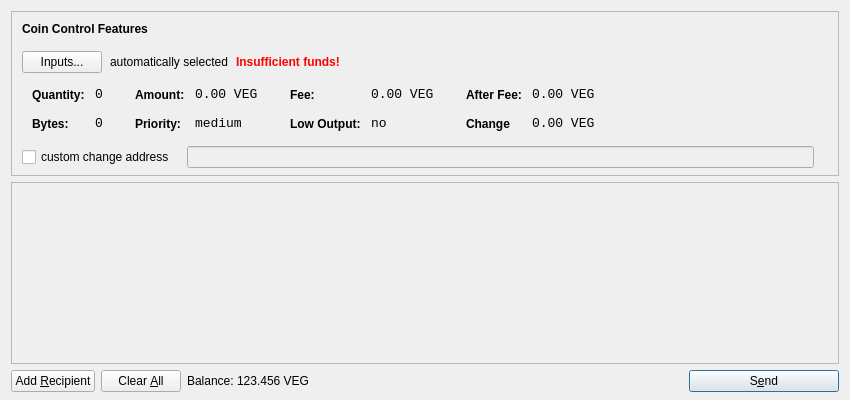
<?xml version="1.0" encoding="UTF-8"?>
<ui version="4.0">
 <class>SendCoinsDialog</class>
 <widget class="QDialog" name="SendCoinsDialog">
  <property name="geometry">
   <rect>
    <x>0</x>
    <y>0</y>
    <width>850</width>
    <height>400</height>
   </rect>
  </property>
  <property name="windowTitle">
   <string>Send Coins</string>
  </property>
  <layout class="QVBoxLayout" name="verticalLayout" stretch="0,1,0">
   <property name="bottomMargin">
    <number>8</number>
   </property>
   <item>
    <widget class="QFrame" name="frameCoinControl">
     <property name="sizePolicy">
      <sizepolicy hsizetype="Expanding" vsizetype="Expanding">
       <horstretch>0</horstretch>
       <verstretch>0</verstretch>
      </sizepolicy>
     </property>
     <property name="maximumSize">
      <size>
       <width>16777215</width>
       <height>16777215</height>
      </size>
     </property>
     <property name="frameShape">
      <enum>QFrame::StyledPanel</enum>
     </property>
     <property name="frameShadow">
      <enum>QFrame::Sunken</enum>
     </property>
     <layout class="QVBoxLayout" name="verticalLayoutCoinControl2">
      <property name="spacing">
       <number>-1</number>
      </property>
      <property name="leftMargin">
       <number>0</number>
      </property>
      <property name="topMargin">
       <number>0</number>
      </property>
      <property name="rightMargin">
       <number>0</number>
      </property>
      <property name="bottomMargin">
       <number>6</number>
      </property>
      <item>
       <layout class="QVBoxLayout" name="verticalLayoutCoinControl" stretch="0,0,0,0,1">
        <property name="spacing">
         <number>0</number>
        </property>
        <property name="leftMargin">
         <number>10</number>
        </property>
        <property name="topMargin">
         <number>10</number>
        </property>
        <item>
         <layout class="QHBoxLayout" name="horizontalLayoutCoinControl1">
          <property name="bottomMargin">
           <number>15</number>
          </property>
          <item>
           <widget class="QLabel" name="labelCoinControlFeatures">
            <property name="sizePolicy">
             <sizepolicy hsizetype="Preferred" vsizetype="Maximum">
              <horstretch>0</horstretch>
              <verstretch>0</verstretch>
             </sizepolicy>
            </property>
            <property name="font">
             <font>
              <weight>75</weight>
              <bold>true</bold>
             </font>
            </property>
            <property name="styleSheet">
             <string notr="true">font-weight:bold;</string>
            </property>
            <property name="text">
             <string>Coin Control Features</string>
            </property>
           </widget>
          </item>
         </layout>
        </item>
        <item>
         <layout class="QHBoxLayout" name="horizontalLayoutCoinControl2" stretch="0,0,0,0">
          <property name="spacing">
           <number>8</number>
          </property>
          <property name="bottomMargin">
           <number>10</number>
          </property>
          <item>
           <widget class="QPushButton" name="pushButtonCoinControl">
            <property name="styleSheet">
             <string notr="true"/>
            </property>
            <property name="text">
             <string>Inputs...</string>
            </property>
           </widget>
          </item>
          <item>
           <widget class="QLabel" name="labelCoinControlAutomaticallySelected">
            <property name="text">
             <string>automatically selected</string>
            </property>
            <property name="margin">
             <number>5</number>
            </property>
           </widget>
          </item>
          <item>
           <widget class="QLabel" name="labelCoinControlInsuffFunds">
            <property name="font">
             <font>
              <weight>75</weight>
              <bold>true</bold>
             </font>
            </property>
            <property name="styleSheet">
             <string notr="true">color:red;font-weight:bold;</string>
            </property>
            <property name="text">
             <string>Insufficient funds!</string>
            </property>
            <property name="margin">
             <number>5</number>
            </property>
           </widget>
          </item>
          <item>
           <spacer name="horizontalSpacerCoinControl">
            <property name="orientation">
             <enum>Qt::Horizontal</enum>
            </property>
            <property name="sizeHint" stdset="0">
             <size>
              <width>40</width>
              <height>1</height>
             </size>
            </property>
           </spacer>
          </item>
         </layout>
        </item>
        <item>
         <widget class="QWidget" name="widgetCoinControl" native="true">
          <property name="sizePolicy">
           <sizepolicy hsizetype="Preferred" vsizetype="Preferred">
            <horstretch>0</horstretch>
            <verstretch>0</verstretch>
           </sizepolicy>
          </property>
          <property name="minimumSize">
           <size>
            <width>0</width>
            <height>0</height>
           </size>
          </property>
          <property name="styleSheet">
           <string notr="true"/>
          </property>
          <layout class="QHBoxLayout" name="horizontalLayoutCoinControl5">
           <property name="margin">
            <number>0</number>
           </property>
           <item>
            <layout class="QHBoxLayout" name="horizontalLayoutCoinControl3" stretch="0,0,0,1">
             <property name="spacing">
              <number>20</number>
             </property>
             <property name="topMargin">
              <number>0</number>
             </property>
             <property name="bottomMargin">
              <number>10</number>
             </property>
             <item>
              <layout class="QFormLayout" name="formLayoutCoinControl1">
               <property name="horizontalSpacing">
                <number>10</number>
               </property>
               <property name="verticalSpacing">
                <number>14</number>
               </property>
               <property name="leftMargin">
                <number>10</number>
               </property>
               <property name="topMargin">
                <number>4</number>
               </property>
               <property name="rightMargin">
                <number>6</number>
               </property>
               <item row="0" column="0">
                <widget class="QLabel" name="labelCoinControlQuantityText">
                 <property name="styleSheet">
                  <string notr="true">font-weight:bold;</string>
                 </property>
                 <property name="text">
                  <string>Quantity:</string>
                 </property>
                 <property name="margin">
                  <number>0</number>
                 </property>
                </widget>
               </item>
               <item row="0" column="1">
                <widget class="QLabel" name="labelCoinControlQuantity">
                 <property name="font">
                  <font>
                   <family>Monospace</family>
                   <pointsize>10</pointsize>
                  </font>
                 </property>
                 <property name="cursor">
                  <cursorShape>IBeamCursor</cursorShape>
                 </property>
                 <property name="contextMenuPolicy">
                  <enum>Qt::ActionsContextMenu</enum>
                 </property>
                 <property name="text">
                  <string>0</string>
                 </property>
                 <property name="margin">
                  <number>0</number>
                 </property>
                 <property name="textInteractionFlags">
                  <set>Qt::LinksAccessibleByMouse|Qt::TextSelectableByKeyboard|Qt::TextSelectableByMouse</set>
                 </property>
                </widget>
               </item>
               <item row="1" column="0">
                <widget class="QLabel" name="labelCoinControlBytesText">
                 <property name="styleSheet">
                  <string notr="true">font-weight:bold;</string>
                 </property>
                 <property name="text">
                  <string>Bytes:</string>
                 </property>
                </widget>
               </item>
               <item row="1" column="1">
                <widget class="QLabel" name="labelCoinControlBytes">
                 <property name="font">
                  <font>
                   <family>Monospace</family>
                   <pointsize>10</pointsize>
                  </font>
                 </property>
                 <property name="cursor">
                  <cursorShape>IBeamCursor</cursorShape>
                 </property>
                 <property name="contextMenuPolicy">
                  <enum>Qt::ActionsContextMenu</enum>
                 </property>
                 <property name="text">
                  <string>0</string>
                 </property>
                 <property name="textInteractionFlags">
                  <set>Qt::LinksAccessibleByMouse|Qt::TextSelectableByKeyboard|Qt::TextSelectableByMouse</set>
                 </property>
                </widget>
               </item>
              </layout>
             </item>
             <item>
              <layout class="QFormLayout" name="formLayoutCoinControl2">
               <property name="horizontalSpacing">
                <number>10</number>
               </property>
               <property name="verticalSpacing">
                <number>14</number>
               </property>
               <property name="leftMargin">
                <number>6</number>
               </property>
               <property name="topMargin">
                <number>4</number>
               </property>
               <property name="rightMargin">
                <number>6</number>
               </property>
               <item row="0" column="0">
                <widget class="QLabel" name="labelCoinControlAmountText">
                 <property name="styleSheet">
                  <string notr="true">font-weight:bold;</string>
                 </property>
                 <property name="text">
                  <string>Amount:</string>
                 </property>
                 <property name="margin">
                  <number>0</number>
                 </property>
                </widget>
               </item>
               <item row="0" column="1">
                <widget class="QLabel" name="labelCoinControlAmount">
                 <property name="font">
                  <font>
                   <family>Monospace</family>
                   <pointsize>10</pointsize>
                  </font>
                 </property>
                 <property name="cursor">
                  <cursorShape>IBeamCursor</cursorShape>
                 </property>
                 <property name="contextMenuPolicy">
                  <enum>Qt::ActionsContextMenu</enum>
                 </property>
                 <property name="text">
                  <string>0.00 VEG</string>
                 </property>
                 <property name="textInteractionFlags">
                  <set>Qt::LinksAccessibleByMouse|Qt::TextSelectableByKeyboard|Qt::TextSelectableByMouse</set>
                 </property>
                </widget>
               </item>
               <item row="1" column="0">
                <widget class="QLabel" name="labelCoinControlPriorityText">
                 <property name="styleSheet">
                  <string notr="true">font-weight:bold;</string>
                 </property>
                 <property name="text">
                  <string>Priority:</string>
                 </property>
                </widget>
               </item>
               <item row="1" column="1">
                <widget class="QLabel" name="labelCoinControlPriority">
                 <property name="font">
                  <font>
                   <family>Monospace</family>
                   <pointsize>10</pointsize>
                  </font>
                 </property>
                 <property name="cursor">
                  <cursorShape>IBeamCursor</cursorShape>
                 </property>
                 <property name="contextMenuPolicy">
                  <enum>Qt::ActionsContextMenu</enum>
                 </property>
                 <property name="text">
                  <string>medium</string>
                 </property>
                 <property name="textInteractionFlags">
                  <set>Qt::LinksAccessibleByMouse|Qt::TextSelectableByKeyboard|Qt::TextSelectableByMouse</set>
                 </property>
                </widget>
               </item>
              </layout>
             </item>
             <item>
              <layout class="QFormLayout" name="formLayoutCoinControl3">
               <property name="horizontalSpacing">
                <number>10</number>
               </property>
               <property name="verticalSpacing">
                <number>14</number>
               </property>
               <property name="leftMargin">
                <number>6</number>
               </property>
               <property name="topMargin">
                <number>4</number>
               </property>
               <property name="rightMargin">
                <number>6</number>
               </property>
               <item row="0" column="0">
                <widget class="QLabel" name="labelCoinControlFeeText">
                 <property name="styleSheet">
                  <string notr="true">font-weight:bold;</string>
                 </property>
                 <property name="text">
                  <string>Fee:</string>
                 </property>
                 <property name="margin">
                  <number>0</number>
                 </property>
                </widget>
               </item>
               <item row="0" column="1">
                <widget class="QLabel" name="labelCoinControlFee">
                 <property name="font">
                  <font>
                   <family>Monospace</family>
                   <pointsize>10</pointsize>
                  </font>
                 </property>
                 <property name="cursor">
                  <cursorShape>IBeamCursor</cursorShape>
                 </property>
                 <property name="contextMenuPolicy">
                  <enum>Qt::ActionsContextMenu</enum>
                 </property>
                 <property name="text">
                  <string>0.00 VEG</string>
                 </property>
                 <property name="textInteractionFlags">
                  <set>Qt::LinksAccessibleByMouse|Qt::TextSelectableByKeyboard|Qt::TextSelectableByMouse</set>
                 </property>
                </widget>
               </item>
               <item row="1" column="0">
                <widget class="QLabel" name="labelCoinControlLowOutputText">
                 <property name="styleSheet">
                  <string notr="true">font-weight:bold;</string>
                 </property>
                 <property name="text">
                  <string>Low Output:</string>
                 </property>
                </widget>
               </item>
               <item row="1" column="1">
                <widget class="QLabel" name="labelCoinControlLowOutput">
                 <property name="font">
                  <font>
                   <family>Monospace</family>
                   <pointsize>10</pointsize>
                  </font>
                 </property>
                 <property name="cursor">
                  <cursorShape>IBeamCursor</cursorShape>
                 </property>
                 <property name="contextMenuPolicy">
                  <enum>Qt::ActionsContextMenu</enum>
                 </property>
                 <property name="text">
                  <string>no</string>
                 </property>
                 <property name="textInteractionFlags">
                  <set>Qt::LinksAccessibleByMouse|Qt::TextSelectableByKeyboard|Qt::TextSelectableByMouse</set>
                 </property>
                </widget>
               </item>
              </layout>
             </item>
             <item>
              <layout class="QFormLayout" name="formLayoutCoinControl4">
               <property name="horizontalSpacing">
                <number>10</number>
               </property>
               <property name="verticalSpacing">
                <number>14</number>
               </property>
               <property name="leftMargin">
                <number>6</number>
               </property>
               <property name="topMargin">
                <number>4</number>
               </property>
               <property name="rightMargin">
                <number>6</number>
               </property>
               <item row="0" column="0">
                <widget class="QLabel" name="labelCoinControlAfterFeeText">
                 <property name="styleSheet">
                  <string notr="true">font-weight:bold;</string>
                 </property>
                 <property name="text">
                  <string>After Fee:</string>
                 </property>
                 <property name="margin">
                  <number>0</number>
                 </property>
                </widget>
               </item>
               <item row="0" column="1">
                <widget class="QLabel" name="labelCoinControlAfterFee">
                 <property name="font">
                  <font>
                   <family>Monospace</family>
                   <pointsize>10</pointsize>
                  </font>
                 </property>
                 <property name="cursor">
                  <cursorShape>IBeamCursor</cursorShape>
                 </property>
                 <property name="contextMenuPolicy">
                  <enum>Qt::ActionsContextMenu</enum>
                 </property>
                 <property name="text">
                  <string>0.00 VEG</string>
                 </property>
                 <property name="textInteractionFlags">
                  <set>Qt::LinksAccessibleByMouse|Qt::TextSelectableByKeyboard|Qt::TextSelectableByMouse</set>
                 </property>
                </widget>
               </item>
               <item row="1" column="0">
                <widget class="QLabel" name="labelCoinControlChangeText">
                 <property name="styleSheet">
                  <string notr="true">font-weight:bold;</string>
                 </property>
                 <property name="text">
                  <string>Change</string>
                 </property>
                </widget>
               </item>
               <item row="1" column="1">
                <widget class="QLabel" name="labelCoinControlChange">
                 <property name="font">
                  <font>
                   <family>Monospace</family>
                   <pointsize>10</pointsize>
                  </font>
                 </property>
                 <property name="cursor">
                  <cursorShape>IBeamCursor</cursorShape>
                 </property>
                 <property name="contextMenuPolicy">
                  <enum>Qt::ActionsContextMenu</enum>
                 </property>
                 <property name="text">
                  <string>0.00 VEG</string>
                 </property>
                 <property name="textInteractionFlags">
                  <set>Qt::LinksAccessibleByMouse|Qt::TextSelectableByKeyboard|Qt::TextSelectableByMouse</set>
                 </property>
                </widget>
               </item>
              </layout>
             </item>
            </layout>
           </item>
          </layout>
         </widget>
        </item>
        <item>
         <layout class="QHBoxLayout" name="horizontalLayoutCoinControl4" stretch="0,0,0">
          <property name="spacing">
           <number>12</number>
          </property>
          <property name="sizeConstraint">
           <enum>QLayout::SetDefaultConstraint</enum>
          </property>
          <property name="topMargin">
           <number>5</number>
          </property>
          <property name="rightMargin">
           <number>5</number>
          </property>
          <item>
           <widget class="QCheckBox" name="checkBoxCoinControlChange">
            <property name="text">
             <string>custom change address</string>
            </property>
           </widget>
          </item>
          <item>
           <widget class="QLineEdit" name="lineEditCoinControlChange">
            <property name="enabled">
             <bool>false</bool>
            </property>
            <property name="sizePolicy">
             <sizepolicy hsizetype="Expanding" vsizetype="Fixed">
              <horstretch>0</horstretch>
              <verstretch>0</verstretch>
             </sizepolicy>
            </property>
           </widget>
          </item>
          <item>
           <widget class="QLabel" name="labelCoinControlChangeLabel">
            <property name="sizePolicy">
             <sizepolicy hsizetype="Preferred" vsizetype="Expanding">
              <horstretch>0</horstretch>
              <verstretch>0</verstretch>
             </sizepolicy>
            </property>
            <property name="minimumSize">
             <size>
              <width>0</width>
              <height>0</height>
             </size>
            </property>
            <property name="text">
             <string/>
            </property>
            <property name="margin">
             <number>3</number>
            </property>
           </widget>
          </item>
         </layout>
        </item>
        <item>
         <spacer name="verticalSpacerCoinControl">
          <property name="orientation">
           <enum>Qt::Vertical</enum>
          </property>
          <property name="sizeHint" stdset="0">
           <size>
            <width>800</width>
            <height>1</height>
           </size>
          </property>
         </spacer>
        </item>
       </layout>
      </item>
     </layout>
    </widget>
   </item>
   <item>
    <widget class="QScrollArea" name="scrollArea">
     <property name="widgetResizable">
      <bool>true</bool>
     </property>
     <widget class="QWidget" name="scrollAreaWidgetContents">
      <property name="geometry">
       <rect>
        <x>0</x>
        <y>0</y>
        <width>830</width>
        <height>165</height>
       </rect>
      </property>
      <layout class="QVBoxLayout" name="verticalLayout_2">
       <property name="margin">
        <number>0</number>
       </property>
       <item>
        <layout class="QVBoxLayout" name="entries">
         <property name="spacing">
          <number>6</number>
         </property>
        </layout>
       </item>
       <item>
        <spacer name="verticalSpacer">
         <property name="orientation">
          <enum>Qt::Vertical</enum>
         </property>
         <property name="sizeHint" stdset="0">
          <size>
           <width>20</width>
           <height>40</height>
          </size>
         </property>
        </spacer>
       </item>
      </layout>
     </widget>
    </widget>
   </item>
   <item>
    <layout class="QHBoxLayout" name="horizontalLayout">
     <item>
      <widget class="QPushButton" name="addButton">
       <property name="toolTip">
        <string>Send to multiple recipients at once</string>
       </property>
       <property name="text">
        <string>Add &amp;Recipient</string>
       </property>
       <property name="icon">
        <iconset resource="../bitcoin.qrc">
         <normaloff>:/icons/add</normaloff>:/icons/add</iconset>
       </property>
       <property name="autoDefault">
        <bool>false</bool>
       </property>
      </widget>
     </item>
     <item>
      <widget class="QPushButton" name="clearButton">
       <property name="sizePolicy">
        <sizepolicy hsizetype="Minimum" vsizetype="Fixed">
         <horstretch>0</horstretch>
         <verstretch>0</verstretch>
        </sizepolicy>
       </property>
       <property name="toolTip">
        <string>Remove all transaction fields</string>
       </property>
       <property name="text">
        <string>Clear &amp;All</string>
       </property>
       <property name="icon">
        <iconset resource="../bitcoin.qrc">
         <normaloff>:/icons/remove</normaloff>:/icons/remove</iconset>
       </property>
       <property name="autoRepeatDelay">
        <number>300</number>
       </property>
       <property name="autoDefault">
        <bool>false</bool>
       </property>
      </widget>
     </item>
     <item>
      <layout class="QHBoxLayout" name="horizontalLayout_2">
       <property name="spacing">
        <number>3</number>
       </property>
       <item>
        <widget class="QLabel" name="label">
         <property name="sizePolicy">
          <sizepolicy hsizetype="Preferred" vsizetype="Fixed">
           <horstretch>0</horstretch>
           <verstretch>0</verstretch>
          </sizepolicy>
         </property>
         <property name="text">
          <string>Balance:</string>
         </property>
        </widget>
       </item>
       <item>
        <widget class="QLabel" name="labelBalance">
         <property name="sizePolicy">
          <sizepolicy hsizetype="Preferred" vsizetype="Fixed">
           <horstretch>0</horstretch>
           <verstretch>0</verstretch>
          </sizepolicy>
         </property>
         <property name="cursor">
          <cursorShape>IBeamCursor</cursorShape>
         </property>
         <property name="text">
          <string>123.456 VEG</string>
         </property>
         <property name="textInteractionFlags">
          <set>Qt::LinksAccessibleByMouse|Qt::TextSelectableByKeyboard|Qt::TextSelectableByMouse</set>
         </property>
        </widget>
       </item>
      </layout>
     </item>
     <item>
      <spacer name="horizontalSpacer">
       <property name="orientation">
        <enum>Qt::Horizontal</enum>
       </property>
       <property name="sizeHint" stdset="0">
        <size>
         <width>40</width>
         <height>20</height>
        </size>
       </property>
      </spacer>
     </item>
     <item>
      <widget class="QPushButton" name="sendButton">
       <property name="minimumSize">
        <size>
         <width>150</width>
         <height>0</height>
        </size>
       </property>
       <property name="toolTip">
        <string>Confirm the send action</string>
       </property>
       <property name="text">
        <string>S&amp;end</string>
       </property>
       <property name="icon">
        <iconset resource="../bitcoin.qrc">
         <normaloff>:/icons/send</normaloff>:/icons/send</iconset>
       </property>
       <property name="default">
        <bool>true</bool>
       </property>
      </widget>
     </item>
    </layout>
   </item>
  </layout>
 </widget>
 <resources>
  <include location="../bitcoin.qrc"/>
 </resources>
 <connections/>
</ui>
